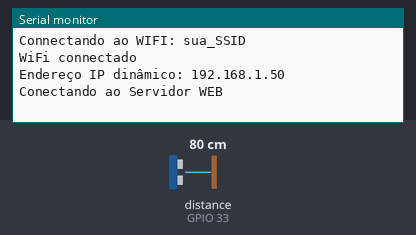
This sketch was run on a simulated ESP32. On the bench: the last lines printed to the serial monitor. Inputs (shaded band) come from the test bench; at power-on: distance to the obstacle (sensor on GPIO 33) 80 cm. The echo pulse lasts 58.3 µs per cm; WiFi joins after 1.5 s; servers stay silent unless stated; no MQTT or app messages arrive unless stated.

Above: at 8.7 s.
8.8 s: distance to the obstacle (sensor on GPIO 33) set to 2 cm
At 11.0 s:
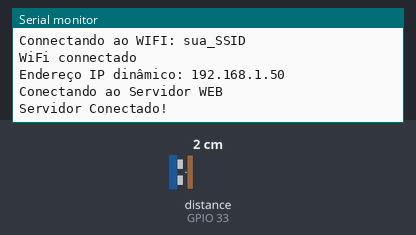
13.7 s: distance to the obstacle (sensor on GPIO 33) set to 4 cm
At 16.0 s:
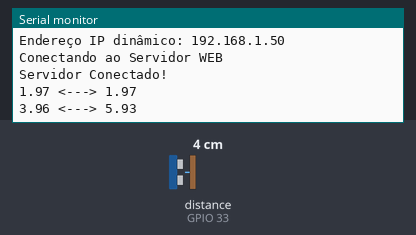
Timing chart, 0 to 17.5 s (numbered marks = the images above; inputs shaded):
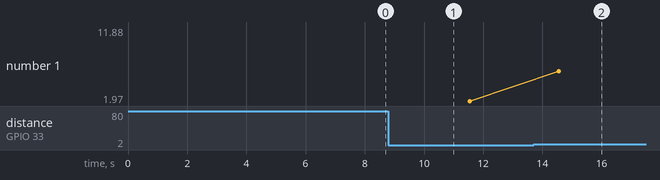

The sketch:

PI7_-_01.ino
```cpp
#include <WiFi.h>
#include "Adafruit_MQTT.h"
#include "Adafruit_MQTT_Client.h"

/************************* Configurações Adafruit.io *********************************/
#define AIO_SERVER "io.adafruit.com"
#define AIO_SERVERPORT 1883
#define AIO_USERNAME "usuário_do_site_adafuit"
#define AIO_KEY "chave_gerada_no_site"

/******************* Configurações da Rede Wi-Fi ***************************/
const char* ssid     = "sua_SSID";
const char* password = "sua_senha";
 float val1;
 float val2;
 float val3;
 float val4;

/*************************** Configurações Globais  ***********************************/

WiFiClient client;
Adafruit_MQTT_Client mqtt(&client, AIO_SERVER, AIO_SERVERPORT, AIO_USERNAME, AIO_KEY);

/****************************** Feeds ***************************************/

Adafruit_MQTT_Publish porcentagem1 = Adafruit_MQTT_Publish(&mqtt, AIO_USERNAME "/feeds/coletora01");
Adafruit_MQTT_Publish porcentagem2 = Adafruit_MQTT_Publish(&mqtt, AIO_USERNAME "/feeds/coletora02");
Adafruit_MQTT_Publish porcentagem3 = Adafruit_MQTT_Publish(&mqtt, AIO_USERNAME "/feeds/coletora03");
Adafruit_MQTT_Publish porcentagem4 = Adafruit_MQTT_Publish(&mqtt, AIO_USERNAME "/feeds/coletora04");

/*************************** Laço de conexão MQTT ************************************/

void MQTT_connect();

// Definir os números dos pinos
const int trigger = 32;
const int eco = 33;

// Definir as variáveis
long duracao;
float dist;
float aux;

/*************************** Laço de configuração************************************/

void setup() {

 pinMode(trigger, OUTPUT); // Configura o pino trigger como saída
 pinMode(eco, INPUT); // Configura o pino eco como entrada.
 Serial.begin(9600); // Inicia a comunicação serial

    // Aqui começa a conexão com a rede Wifi

    Serial.println();
    Serial.println();
    Serial.print("Connectando ao WIFI: ");
    Serial.println(ssid);
    delay(1000);

    WiFi.begin(ssid, password);

    while (WiFi.status() != WL_CONNECTED) {
    }

    Serial.println("");
    Serial.println("WiFi connectado");
    Serial.print("Endereço IP dinâmico: ");
    Serial.println(WiFi.localIP());
    Serial.println();
    Serial.println();
    delay(5000);
        val1 = 0;


}

void loop() {


    MQTT_connect();

         aux = 0;
         for (int a = 0; a < 3; a++){

         // Limpa o trigger
         digitalWrite(trigger, LOW);
         delayMicroseconds(10);

         // Configurar o trigger para nível alto para transmissão de sinais
         digitalWrite(trigger, HIGH);
         delayMicroseconds(10); // tempo para envio do sinal
         digitalWrite(trigger, LOW);

         // Inicia contagem de tempo e lê o pino de eco
         duracao = pulseIn(eco, HIGH);

         // Calcular a distância
         dist = duracao * 0.034 / 2;

         aux = aux + dist;
         Serial.print(dist);
         Serial.print(" <---> ");
         Serial.println(aux);

         delay (3000);

         }

  dist = aux/5;

  Serial.println();
  Serial.print("A distância média é: ");
  Serial.println(dist);

 float val1 = (((dist - 3) * 100 / 20.50) - 100) * (-1);
 float val2 = (((dist - 3) * 100 / 20.50) - 100) * (-1);
 float val3 = (((dist - 3) * 100 / 20.50) - 100) * (-1);
 float val4 = (((dist - 3) * 100 / 20.50) - 100) * (-1);


 if (val1 > 100) val1 = 100;
 if (val1 < 0) val1 = 0;

   Serial.print("porcentagem 01: ");
   Serial.println(val1);
      if (! porcentagem1.publish(val1))
        Serial.println(F("Falha na publicação da porcentagem"));
      else
        Serial.println(F("Porcentagem publicada!"));

   Serial.print("porcentagem 02: ");
   Serial.println(val2);
       if (! porcentagem2.publish(val2))
          Serial.println(F("Falha na publicação da porcentagem"));
       else
          Serial.println(F("Porcentagem publicada!"));

   Serial.print("porcentagem 03: ");
   Serial.println(val3);

       if (! porcentagem3.publish(val3))
          Serial.println(F("Falha na publicação da porcentagem"));
      else
         Serial.println(F("Porcentagem publicada!"));

   Serial.print("porcentagem 04: ");
   Serial.println(val4);

       if (! porcentagem4.publish(val4))
          Serial.println(F("Falha na publicação da porcentagem"));
      else
         Serial.println(F("Porcentagem publicada!"));


 // Aguardar 100ms antes da próxima leitura para evitar interferência
 Serial.println();
}

/*************************** Laço de conexão************************************/

void MQTT_connect() {

  int8_t ret;

  if (mqtt.connected()) {
    return;
  }

  Serial.println("Conectando ao Servidor WEB ");
  delay(2000);

  uint8_t retries = 3;
  while ((ret = mqtt.connect()) != 0) {
       Serial.println(mqtt.connectErrorString(ret));
       Serial.println("Reconectando em 5s...");
       mqtt.disconnect();
       retries--;
       if (retries == 0) {
         while (1);
       }
  }
  Serial.println("Servidor Conectado!");
  Serial.println("");
  Serial.println("");
  Serial.println("");
  delay(2000);
}
```

Ultrasonic.cpp
```cpp
/*
  Ultrasonic.cpp - Library for HC-SR04 Ultrasonic Ranging Module.library

  Created by ITead studio. Apr 20, 2010.
  iteadstudio.com
*/

#include <Arduino.h>
#include <inttypes.h>
#include "Ultrasonic.h"

Ultrasonic::Ultrasonic(int TP, int EP)
{
   pinMode(TP,OUTPUT);
   pinMode(EP,INPUT);
   Trig_pin=TP;
   Echo_pin=EP;
}

long Ultrasonic::Timing()
{
  digitalWrite(Trig_pin, LOW);
  delayMicroseconds(2);
  digitalWrite(Trig_pin, HIGH);
  delayMicroseconds(10);
  digitalWrite(Trig_pin, LOW);
  duration = pulseIn(Echo_pin,HIGH);
  return duration;
}

long Ultrasonic::Ranging(int sys)
{
  Timing();
  distacne_cm = duration /29 / 2 ;
  distance_inc = duration / 74 / 2;
  if (sys)
  return distacne_cm;
  else
  return distance_inc;
}
```

Ultrasonic.h
```cpp
/*
  Ultrasonic.h - Library for HR-SC04 Ultrasonic Ranging Module.
  Created by ITead studio. Alex, Apr 20, 2010.
  iteadstudio.com
*/


#ifndef Ultrasonic_h
#define Ultrasonic_h

#include <Arduino.h>
#include <inttypes.h>

#define CM 1
#define INC 0

class Ultrasonic
{
  public:
    Ultrasonic(int TP, int EP);
    long Timing();
    long Ranging(int sys);

    private:
    int Trig_pin;
    int Echo_pin;
    long  duration,distacne_cm,distance_inc;

};

#endif
```

Measured:
- after the input at 13.7 s, the serial monitor: prints a new line after 0.85 s (image 2)
- plotted number 1: 1.97 → 11.88 after the input at 13.7 s
